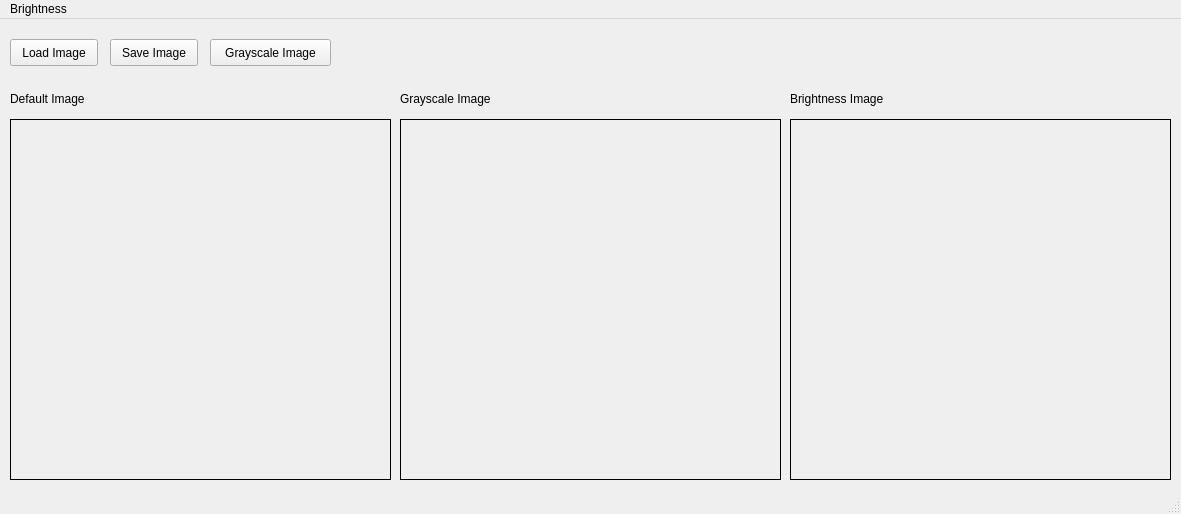
<?xml version="1.0" encoding="UTF-8"?>
<ui version="4.0">
 <class>MainWindow</class>
 <widget class="QMainWindow" name="MainWindow">
  <property name="geometry">
   <rect>
    <x>0</x>
    <y>0</y>
    <width>1181</width>
    <height>514</height>
   </rect>
  </property>
  <property name="windowTitle">
   <string>MainWindow</string>
  </property>
  <widget class="QWidget" name="centralwidget">
   <widget class="QLabel" name="imglabel">
    <property name="geometry">
     <rect>
      <x>10</x>
      <y>100</y>
      <width>381</width>
      <height>361</height>
     </rect>
    </property>
    <property name="frameShape">
     <enum>QFrame::Box</enum>
    </property>
    <property name="text">
     <string/>
    </property>
   </widget>
   <widget class="QPushButton" name="loadbutton">
    <property name="geometry">
     <rect>
      <x>10</x>
      <y>20</y>
      <width>88</width>
      <height>27</height>
     </rect>
    </property>
    <property name="text">
     <string>Load Image</string>
    </property>
   </widget>
   <widget class="QPushButton" name="saveButton">
    <property name="geometry">
     <rect>
      <x>110</x>
      <y>20</y>
      <width>88</width>
      <height>27</height>
     </rect>
    </property>
    <property name="text">
     <string>Save Image</string>
    </property>
   </widget>
   <widget class="QLabel" name="imglabel_2">
    <property name="geometry">
     <rect>
      <x>400</x>
      <y>100</y>
      <width>381</width>
      <height>361</height>
     </rect>
    </property>
    <property name="frameShape">
     <enum>QFrame::Box</enum>
    </property>
    <property name="text">
     <string/>
    </property>
   </widget>
   <widget class="QPushButton" name="GrayScaleButton">
    <property name="geometry">
     <rect>
      <x>210</x>
      <y>20</y>
      <width>121</width>
      <height>27</height>
     </rect>
    </property>
    <property name="text">
     <string>Grayscale Image</string>
    </property>
   </widget>
   <widget class="QLabel" name="label">
    <property name="geometry">
     <rect>
      <x>10</x>
      <y>70</y>
      <width>101</width>
      <height>19</height>
     </rect>
    </property>
    <property name="text">
     <string>Default Image</string>
    </property>
   </widget>
   <widget class="QLabel" name="imglabel_3">
    <property name="geometry">
     <rect>
      <x>790</x>
      <y>100</y>
      <width>381</width>
      <height>361</height>
     </rect>
    </property>
    <property name="frameShape">
     <enum>QFrame::Box</enum>
    </property>
    <property name="text">
     <string/>
    </property>
   </widget>
   <widget class="QLabel" name="label_2">
    <property name="geometry">
     <rect>
      <x>400</x>
      <y>70</y>
      <width>111</width>
      <height>19</height>
     </rect>
    </property>
    <property name="text">
     <string>Grayscale Image</string>
    </property>
   </widget>
   <widget class="QLabel" name="label_3">
    <property name="geometry">
     <rect>
      <x>790</x>
      <y>70</y>
      <width>131</width>
      <height>19</height>
     </rect>
    </property>
    <property name="text">
     <string>Brightness Image</string>
    </property>
   </widget>
  </widget>
  <widget class="QMenuBar" name="menubar">
   <property name="geometry">
    <rect>
     <x>0</x>
     <y>0</y>
     <width>1181</width>
     <height>24</height>
    </rect>
   </property>
   <widget class="QMenu" name="menuBrightness">
    <property name="title">
     <string>Brightness</string>
    </property>
    <addaction name="actionBrightness"/>
   </widget>
   <addaction name="menuBrightness"/>
  </widget>
  <widget class="QStatusBar" name="statusbar"/>
  <action name="actionBrightness">
   <property name="text">
    <string>actionBrightness</string>
   </property>
  </action>
 </widget>
 <resources/>
 <connections/>
</ui>
